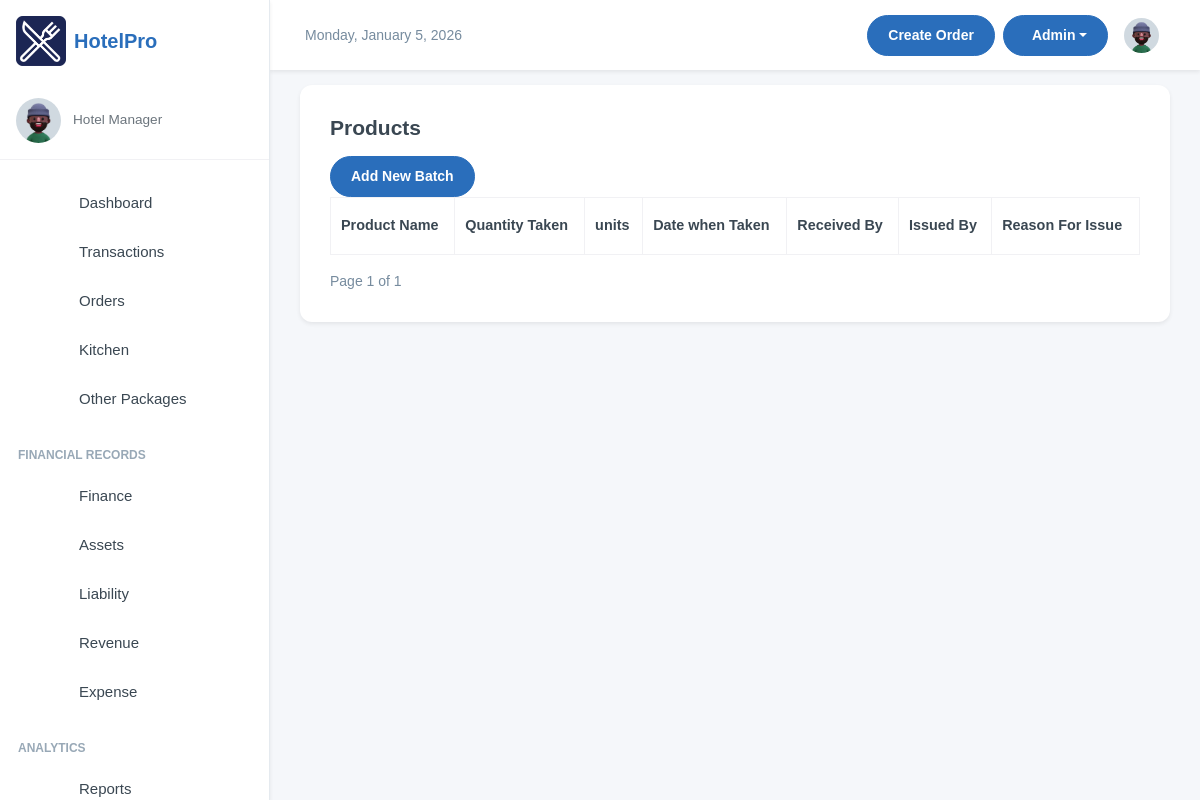
/store/view-issued-product/, run on an earlier commit of the app's database.
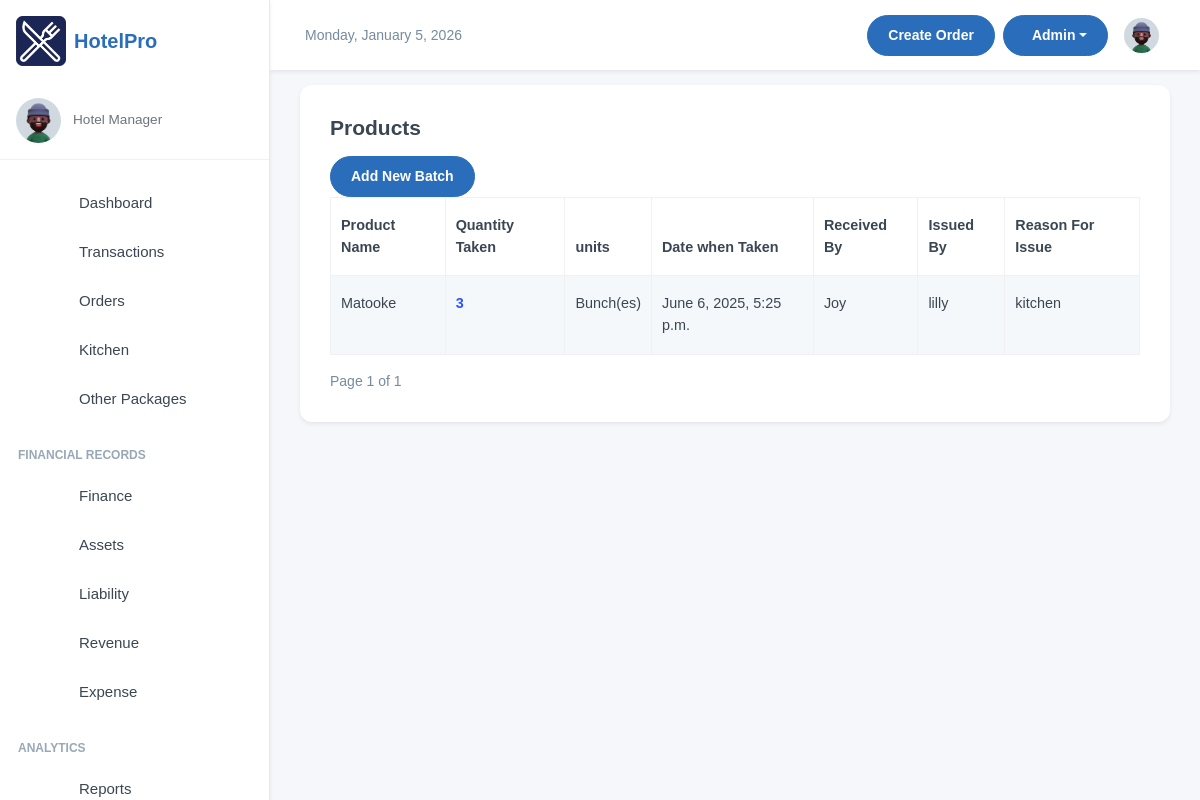
And on a later commit of the database.
### store/models.py (models this page shows, shortened)
class IssuedProduct(models.Model):
    product = models.ForeignKey(Product, on_delete=models.CASCADE, related_name="issued_items")
    quantity_taken = models.PositiveIntegerField()
    units = models.CharField(max_length=50, choices=values.unit_choices, blank=True, null=True)
    date_taken = models.DateTimeField(auto_now_add=True)
    person_receiving = models.CharField(max_length=100)
    issued_by = models.ForeignKey(User, on_delete=models.CASCADE)
    reason_for_issue = models.TextField(blank=True, null=True)

class Product(models.Model):
    STOCK_CHOICES = [
        ('in_stock', 'In Stock'),
        ('low', 'Low Stock'),
        ('out', 'Out of Stock'),
    ]
    name = models.CharField(
        max_length=150,
        unique=True,
        verbose_name="Product Name"
    )
    category = models.ForeignKey(
        'Category',
        on_delete=models.CASCADE,
        related_name="products",
        verbose_name="Category"
    )
    stock_status = models.CharField(
        max_length=20,
        choices=STOCK_CHOICES,
        default='in_stock',
        verbose_name="Stock Status"
    )
    last_updated = models.DateTimeField(
        auto_now=True,
        verbose_name="Last Updated"
    )
    class Meta:
        verbose_name = "Product"
        verbose_name_plural = "Products"
        indexes = [
            models.Index(fields=['stock_status']),
        ]
        ordering = ['name']

### store/views.py (the view)
# urls.py: path('view-issued-product/', views.view_issued_product, name='issue-product'),
def view_issued_product(request):
    issued_products = IssuedProduct.objects.all().order_by('-date_taken')  # Add ordering for better display
    paginator = Paginator(issued_products, 10)  # Show 10 items per page
    page_number = request.GET.get('page')  # Get the current page number from the request
    issued_products = paginator.get_page(page_number)  # Get the products for the current page
    return render(request, "issued_products.html", {"issued_products": issued_products})

### store/templates/issued_products.html (shortened to what this page needs)
{% extends 'base.html' %}
{% load static %}
{% block content %}
<div class="card">
    <div class="card-body">
        <div class="row">
            <h4 class="fw-semibold mb-2">Products</h4>
            <div class="container mt-2">
                <div class="row">
                    <div class="col-auto">
                        <a href="/store/batch/add/" class="btn btn-primary">Add New Batch</a>
                    </div>
                </div>
                <table class="table table-striped table-bordered">
                    <thead>
                        <tr>
                            <th>Product Name</th>
                            <th>Quantity Taken</th>
                            <th>units</th>
                            <th>Date when Taken</th>
                            <th>Received By</th>
                            <th>Issued By</th>
                            <th>Reason For Issue</th>
                        </tr>
                    </thead>
                    <tbody>
                        {% for product in issued_products %}
                        <tr>
                            <td>{{ product.product.name }}</td>
                            <td class="text-primary fw-bolder">{{ product.quantity_taken }}</td>
                            <td>{{ product.units }}</td>
                            <td>{{ product.date_taken }}</td>
                            <td>{{ product.person_receiving }}</td>
                            <td>{{ product.issued_by }}</td>
                            <td>{{ product.reason_for_issue }}</td>
                        </tr>
                        {% endfor %}
                    </tbody>
                </table>
                <div class="pagination">
                    <span class="step-links">
                        <span class="current">
                            Page {{ issued_products.number }} of {{ issued_products.paginator.num_pages }}
                        </span>
                    </span>
                </div>
            </div>
        </div>
    </div>
</div>
{% endblock %}

What changed in the data, as far as the page shows it:
added IssuedProduct: product.name "Matooke", quantity_taken "3", units "Bunch(es)", date_taken "June 6, 2025, 5:25 p.m.", person_receiving "Joy", issued_by "lilly", reason_for_issue "kitchen"
